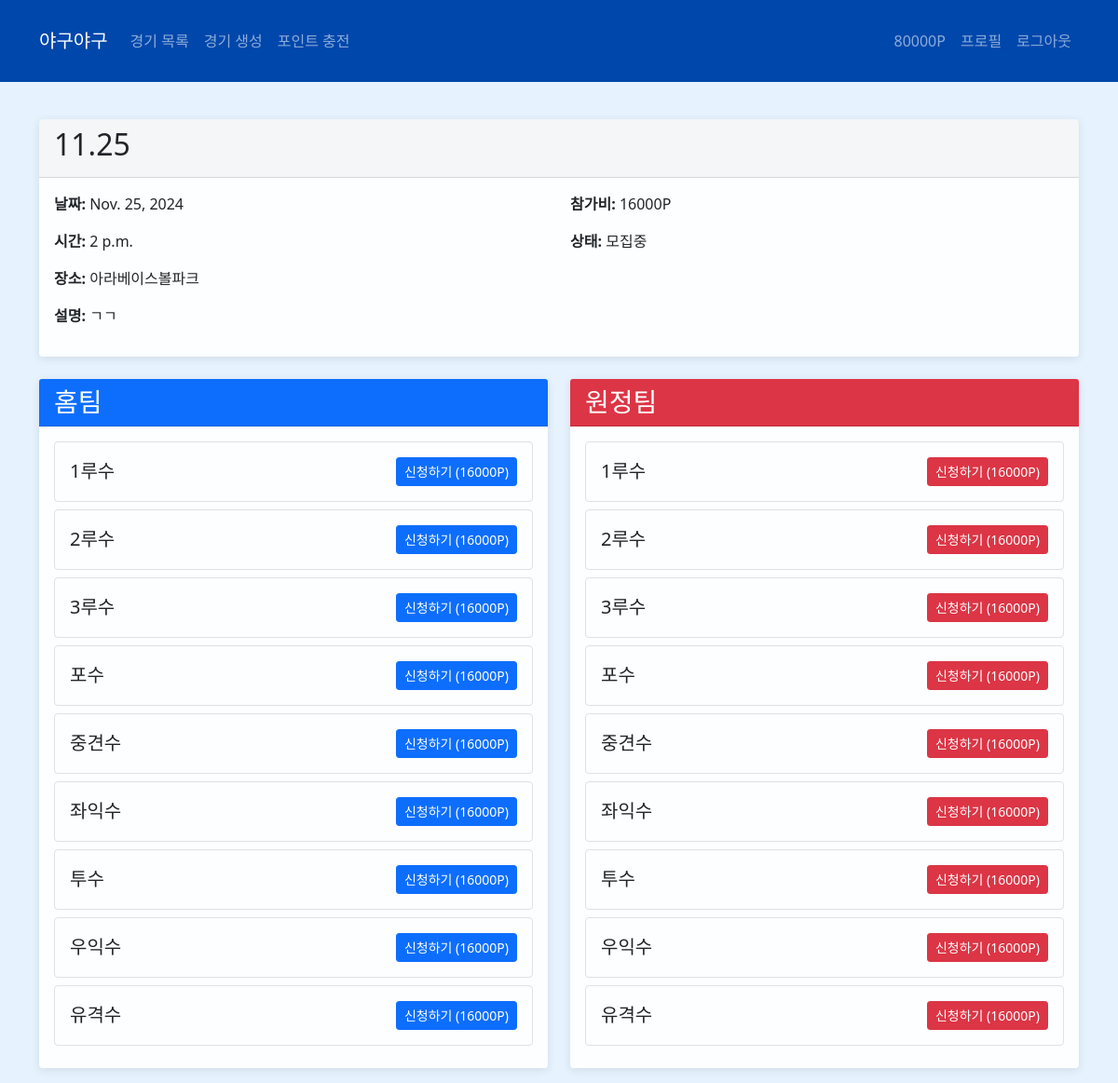
The app's page /games/3/ (signed in) with its own data.
### baseball_matching/models.py (models this page shows, shortened)
class UserProfile(models.Model):
    user = models.OneToOneField(User, on_delete=models.CASCADE)
    points = models.IntegerField(default=0)
    phone_number = models.CharField(max_length=15, blank=True)
    created_at = models.DateTimeField(auto_now_add=True)

class Game(models.Model):
    GAME_STATUS = [
        ('RECRUITING', '모집중'),
        ('CONFIRMED', '모집완료'),
        ('COMPLETED', '경기완료'),
        ('CANCELED', '취소됨')
    ]
    title = models.CharField(max_length=100)
    date = models.DateField()
    time = models.TimeField()
    location = models.CharField(max_length=200)
    participation_fee = models.IntegerField(default=10000)  # 참가비(포인트)
    max_players_per_team = models.IntegerField(default=9)
    status = models.CharField(max_length=20, choices=GAME_STATUS, default='RECRUITING')
    description = models.TextField(blank=True)
    created_at = models.DateTimeField(auto_now_add=True)

class Position(models.Model):
    POSITION_CHOICES = [
        ('P', '투수'),
        ('C', '포수'),
        ('1B', '1루수'),
        ('2B', '2루수'),
        ('3B', '3루수'),
        ('SS', '유격수'),
        ('LF', '좌익수'),
        ('CF', '중견수'),
        ('RF', '우익수'),
    ]
    game = models.ForeignKey(Game, on_delete=models.CASCADE)
    team = models.CharField(max_length=10, choices=[('HOME', '홈팀'), ('AWAY', '원정팀')])
    position = models.CharField(max_length=2, choices=POSITION_CHOICES)
    player = models.ForeignKey(UserProfile, on_delete=models.SET_NULL, null=True, blank=True)
    is_filled = models.BooleanField(default=False)
    class Meta:
        unique_together = ['game', 'team', 'position']

### baseball_matching/views.py (the view)
# urls.py: path('games/<int:game_id>/', views.game_detail, name='game_detail'),  # 이 줄 확인
@login_required
def game_detail(request, game_id):
    game = get_object_or_404(Game, id=game_id)
    home_positions = Position.objects.filter(game=game, team='HOME')
    away_positions = Position.objects.filter(game=game, team='AWAY')
    context = {
        'game': game,
        'home_positions': home_positions,
        'away_positions': away_positions,
    }
    return render(request, 'baseball_matching/game_detail.html', context)

### templates/baseball_matching/game_detail.html (shortened to what this page needs)
{% extends 'baseball_matching/base.html' %}
{% block content %}
<div class="card mb-4">
    <div class="card-header">
        <h2>{{ game.title }}</h2>
    </div>
    <div class="card-body">
        <div class="row">
            <div class="col-md-6">
                <p><strong>날짜:</strong> {{ game.date }}</p>
                <p><strong>시간:</strong> {{ game.time }}</p>
                <p><strong>장소:</strong> {{ game.location }}</p>
            </div>
            <div class="col-md-6">
                <p><strong>참가비:</strong> {{ game.participation_fee }}P</p>
                <p><strong>상태:</strong> {{ game.get_status_display }}</p>
            </div>
        </div>
        <p><strong>설명:</strong> {{ game.description }}</p>
    </div>
</div>
<div class="row">
    <div class="col-md-6">
        <div class="card">
            <div class="card-header bg-primary text-white">
                <h3 class="mb-0">홈팀</h3>
            </div>
            <div class="card-body">
                {% for position in home_positions %}
                    <div class="position-card mb-2 p-3 border rounded {% if position.is_filled %}bg-light{% endif %}">
                        <div class="d-flex justify-content-between align-items-center">
                            <h5 class="mb-0">{{ position.get_position_display }}</h5>
                            {% if position.is_filled %}
                                <div>
                                    <span class="badge bg-secondary">마감</span>
                                    <small class="ms-2">{{ position.player.user.username }}</small>
                                    {% if position.player == user.userprofile %}
                                        <form method="post" action="{% url 'baseball_matching:cancel_position' position.id %}" class="d-inline">
                                            {% csrf_token %}
                                            <button type="submit" class="btn btn-sm btn-danger ms-2">
                                                취소
                                            </button>
                                        </form>
                                    {% endif %}
                                </div>
                            {% else %}
                                <form method="post" action="{% url 'baseball_matching:join_position' position.id %}">
                                    <button type="submit" class="btn btn-sm btn-primary">
                                        신청하기 ({{ game.participation_fee }}P)
                                    </button>
                                </form>
                            {% endif %}
                        </div>
                    </div>
                {% endfor %}
            </div>
        </div>
    </div>
    <div class="col-md-6">
        <div class="card">
            <div class="card-header bg-danger text-white">
                <h3 class="mb-0">원정팀</h3>
            </div>
            <div class="card-body">
                {% for position in away_positions %}
                    <div class="position-card mb-2 p-3 border rounded {% if position.is_filled %}bg-light{% endif %}">
                        <div class="d-flex justify-content-between align-items-center">
                            <h5 class="mb-0">{{ position.get_position_display }}</h5>
                            {% if position.is_filled %}
                                <div>
                                    <span class="badge bg-secondary">마감</span>
                                    <small class="ms-2">{{ position.player.user.username }}</small>
                                    {% if position.player == user.userprofile %}
                                        <form method="post" action="{% url 'baseball_matching:cancel_position' position.id %}" class="d-inline">
                                            {% csrf_token %}
                                            <button type="submit" class="btn btn-sm btn-danger ms-2">
                                                취소
                                            </button>
                                        </form>
                                    {% endif %}
                                </div>
                            {% else %}
                                <form method="post" action="{% url 'baseball_matching:join_position' position.id %}">
                                    <button type="submit" class="btn btn-sm btn-danger">
                                        신청하기 ({{ game.participation_fee }}P)
                                    </button>
                                </form>
                            {% endif %}
                        </div>
                    </div>
                {% endfor %}
            </div>
        </div>
    </div>
</div>
{% endblock %}

### templates/baseball_matching/base.html (shortened to what this page needs)
<!DOCTYPE html>
<html>
<head>
    <link href="https://cdn.jsdelivr.net/npm/bootstrap@5.1.3/dist/css/bootstrap.min.css" rel="stylesheet">
</head>
<body>
    <nav class="navbar navbar-expand-lg navbar-dark">
        <div class="container">
            <a class="navbar-brand" href="{% url 'baseball_matching:main' %}">야구야구</a>
            <div class="collapse navbar-collapse" id="navbarNav">
                <ul class="navbar-nav me-auto">
                    <li class="nav-item">
                        <a class="nav-link" href="{% url 'baseball_matching:game_list' %}">경기 목록</a>
                    </li>
                    {% if user.is_authenticated %}
                        <li class="nav-item">
                            <a class="nav-link" href="{% url 'baseball_matching:game_create' %}">경기 생성</a>
                        </li>
                        <li class="nav-item">
                            <a class="nav-link" href="{% url 'baseball_matching:charge_points' %}">포인트 충전</a>
                        </li>
                    {% endif %}
                </ul>
                <ul class="navbar-nav">
                    {% if user.is_authenticated %}
                        <li class="nav-item">
                            <span class="nav-link">{{ user.userprofile.points }}P</span>
                        </li>
                        <li class="nav-item">
                            <a class="nav-link" href="{% url 'baseball_matching:profile' %}">프로필</a>
                        </li>
                        <li class="nav-item">
                            <form method="post" action="{% url 'logout' %}" class="d-inline m-0 p-0">
                                <button type="submit" class="btn nav-link bg-transparent border-0">로그아웃</button>
                            </form>
                        </li>
                    {% endif %}
                </ul>
            </div>
        </div>
    </nav>
    <div class="container mt-4">
        {% block content %}
        {% endblock %}
    </div>
</body>
</html>

### templates/baseball_matching/base.html (style rules this page uses)
.navbar { background-color: #0047ab !important; }
body { background-color: #e6f3ff !important; }
.container { padding-top: 1rem; padding-bottom: 1rem; }
.card { background-color: rgba(255, 255, 255, 0.9); box-shadow: 0 2px 10px rgba(0, 0, 0, 0.1); border: none; transition: transform 0.2s; }

### records on screen
Game: title "11.25", date "Nov. 25, 2024", time "2 p.m.", location "아라베이스볼파크", participation_fee "16000", status "모집중", description "ㄱㄱ"
Position: position "1루수"
Position: position "2루수"
Position: position "3루수"
Position: position "포수"
Position: position "중견수"
Position: position "좌익수"
Position: position "투수"
Position: position "우익수"
Position: position "유격수"
Position: position "1루수"
Position: position "2루수"
Position: position "3루수"
Position: position "포수"
Position: position "중견수"
Position: position "좌익수"
Position: position "투수"
Position: position "우익수"
Position: position "유격수"

### other values on screen
{{ user.userprofile.points }} "80000"
